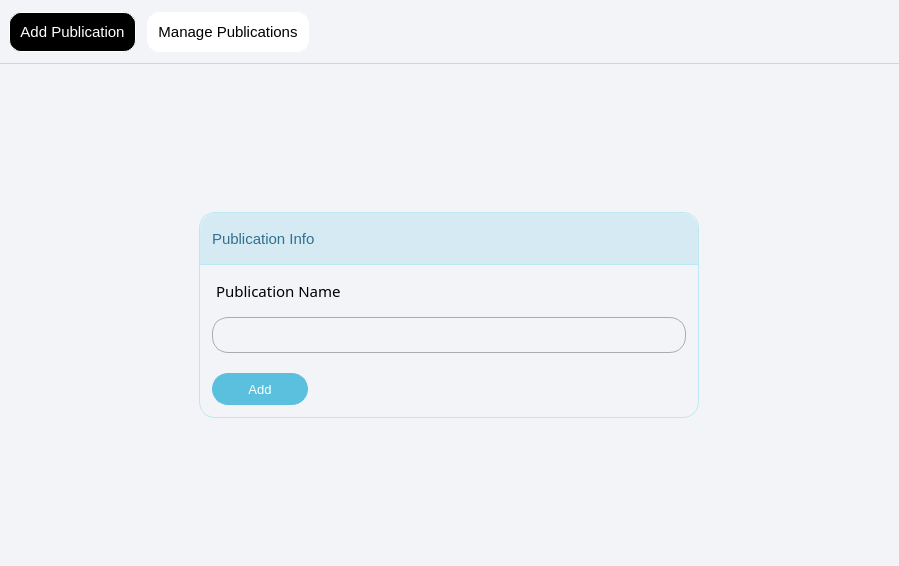
<?xml version="1.0" encoding="UTF-8"?>
<ui version="4.0">
 <class>PublicationFragment</class>
 <widget class="QWidget" name="PublicationFragment">
  <property name="geometry">
   <rect>
    <x>0</x>
    <y>0</y>
    <width>899</width>
    <height>566</height>
   </rect>
  </property>
  <property name="windowTitle">
   <string>Form</string>
  </property>
  <property name="styleSheet">
   <string notr="true">background-color: rgb(243, 244, 248);</string>
  </property>
  <layout class="QVBoxLayout" name="verticalLayout">
   <property name="spacing">
    <number>0</number>
   </property>
   <property name="leftMargin">
    <number>0</number>
   </property>
   <property name="topMargin">
    <number>0</number>
   </property>
   <property name="rightMargin">
    <number>0</number>
   </property>
   <property name="bottomMargin">
    <number>0</number>
   </property>
   <item>
    <widget class="QWidget" name="pubHeader" native="true">
     <property name="sizePolicy">
      <sizepolicy hsizetype="Preferred" vsizetype="Fixed">
       <horstretch>0</horstretch>
       <verstretch>0</verstretch>
      </sizepolicy>
     </property>
     <property name="minimumSize">
      <size>
       <width>0</width>
       <height>64</height>
      </size>
     </property>
     <property name="maximumSize">
      <size>
       <width>16777215</width>
       <height>64</height>
      </size>
     </property>
     <property name="styleSheet">
      <string notr="true">QWidget{
border-bottom: 1px solid lightgray;
}

QPushButton{
color: black;
background-color: rgb(255, 255, 255);
border: 1px solid white;
padding: 10px;
border-radius: 12px;
}

QPushButton:hover{
background-color: #ebebeb;
border: 1px solid rgb(236, 236, 236);
}

QPushButton:checked{
color: white;
background-color: black;
}</string>
     </property>
     <layout class="QHBoxLayout" name="pubHeaderHL">
      <property name="spacing">
       <number>11</number>
      </property>
      <item>
       <widget class="QPushButton" name="addPubBtn">
        <property name="sizePolicy">
         <sizepolicy hsizetype="Fixed" vsizetype="Fixed">
          <horstretch>0</horstretch>
          <verstretch>0</verstretch>
         </sizepolicy>
        </property>
        <property name="font">
         <font>
          <pointsize>11</pointsize>
          <fontweight>DemiBold</fontweight>
         </font>
        </property>
        <property name="text">
         <string>Add Publication</string>
        </property>
        <property name="checkable">
         <bool>true</bool>
        </property>
        <property name="checked">
         <bool>true</bool>
        </property>
        <property name="autoExclusive">
         <bool>true</bool>
        </property>
       </widget>
      </item>
      <item>
       <widget class="QPushButton" name="managePubBtn">
        <property name="sizePolicy">
         <sizepolicy hsizetype="Fixed" vsizetype="Fixed">
          <horstretch>0</horstretch>
          <verstretch>0</verstretch>
         </sizepolicy>
        </property>
        <property name="font">
         <font>
          <pointsize>11</pointsize>
          <fontweight>DemiBold</fontweight>
         </font>
        </property>
        <property name="text">
         <string>Manage Publications</string>
        </property>
        <property name="checkable">
         <bool>true</bool>
        </property>
        <property name="checked">
         <bool>false</bool>
        </property>
        <property name="autoExclusive">
         <bool>true</bool>
        </property>
       </widget>
      </item>
      <item>
       <spacer name="pubSpacer">
        <property name="orientation">
         <enum>Qt::Orientation::Horizontal</enum>
        </property>
        <property name="sizeHint" stdset="0">
         <size>
          <width>40</width>
          <height>20</height>
         </size>
        </property>
       </spacer>
      </item>
     </layout>
    </widget>
   </item>
   <item>
    <widget class="QStackedWidget" name="pubStackedWidget">
     <widget class="QWidget" name="addPubWidget">
      <layout class="QGridLayout" name="pubAddGL">
       <property name="leftMargin">
        <number>0</number>
       </property>
       <property name="topMargin">
        <number>0</number>
       </property>
       <property name="rightMargin">
        <number>0</number>
       </property>
       <property name="bottomMargin">
        <number>0</number>
       </property>
       <property name="spacing">
        <number>0</number>
       </property>
       <item row="0" column="0">
        <widget class="QFrame" name="pubFrame">
         <property name="sizePolicy">
          <sizepolicy hsizetype="Fixed" vsizetype="Maximum">
           <horstretch>0</horstretch>
           <verstretch>0</verstretch>
          </sizepolicy>
         </property>
         <property name="minimumSize">
          <size>
           <width>500</width>
           <height>0</height>
          </size>
         </property>
         <property name="maximumSize">
          <size>
           <width>500</width>
           <height>16777215</height>
          </size>
         </property>
         <property name="styleSheet">
          <string notr="true">

QFrame{
border: 1px solid rgb(188, 232, 241);
border-radius: 16px;
}

QLabel{
border: none;
border-bottom-left-radius: 0px;
border-bottom-right-radius: 0px;
padding-left: 12px;
}

QLineEdit{
color: black;
border: 1px solid rgb(172, 172, 172);
border-radius: 16px;
margin-left: 12px;
margin-right: 12px;
padding-left: 12px;
}

QRadioButton{
color: black;
margin-left: 12px;
}


</string>
         </property>
         <layout class="QVBoxLayout" name="verticalLayout_4">
          <property name="spacing">
           <number>8</number>
          </property>
          <property name="leftMargin">
           <number>0</number>
          </property>
          <property name="topMargin">
           <number>0</number>
          </property>
          <property name="rightMargin">
           <number>0</number>
          </property>
          <property name="bottomMargin">
           <number>0</number>
          </property>
          <item>
           <widget class="QLabel" name="pubInfoQL">
            <property name="sizePolicy">
             <sizepolicy hsizetype="Preferred" vsizetype="Fixed">
              <horstretch>0</horstretch>
              <verstretch>0</verstretch>
             </sizepolicy>
            </property>
            <property name="minimumSize">
             <size>
              <width>0</width>
              <height>52</height>
             </size>
            </property>
            <property name="maximumSize">
             <size>
              <width>16777215</width>
              <height>52</height>
             </size>
            </property>
            <property name="font">
             <font>
              <family>Segoe UI</family>
              <pointsize>11</pointsize>
              <fontweight>DemiBold</fontweight>
             </font>
            </property>
            <property name="styleSheet">
             <string notr="true">QLabel{
color: rgb(49, 112, 143);
background-color: rgb(214, 234, 244);
border-bottom: 1px solid  rgb(188, 232, 241);

}</string>
            </property>
            <property name="text">
             <string>Publication Info</string>
            </property>
            <property name="margin">
             <number>3</number>
            </property>
            <property name="indent">
             <number>0</number>
            </property>
           </widget>
          </item>
          <item>
           <widget class="QLabel" name="pubNameQL">
            <property name="sizePolicy">
             <sizepolicy hsizetype="Preferred" vsizetype="Fixed">
              <horstretch>0</horstretch>
              <verstretch>0</verstretch>
             </sizepolicy>
            </property>
            <property name="minimumSize">
             <size>
              <width>0</width>
              <height>36</height>
             </size>
            </property>
            <property name="maximumSize">
             <size>
              <width>16777215</width>
              <height>36</height>
             </size>
            </property>
            <property name="font">
             <font>
              <family>Segoe UI Semibold</family>
              <pointsize>11</pointsize>
              <bold>false</bold>
             </font>
            </property>
            <property name="styleSheet">
             <string notr="true">color: rgb(0, 0, 0);</string>
            </property>
            <property name="text">
             <string>Publication Name</string>
            </property>
           </widget>
          </item>
          <item>
           <widget class="QLineEdit" name="pubLE">
            <property name="minimumSize">
             <size>
              <width>0</width>
              <height>36</height>
             </size>
            </property>
            <property name="maximumSize">
             <size>
              <width>16777215</width>
              <height>36</height>
             </size>
            </property>
            <property name="font">
             <font>
              <pointsize>10</pointsize>
             </font>
            </property>
           </widget>
          </item>
          <item>
           <widget class="QPushButton" name="pubAddBtn">
            <property name="sizePolicy">
             <sizepolicy hsizetype="Fixed" vsizetype="Fixed">
              <horstretch>0</horstretch>
              <verstretch>0</verstretch>
             </sizepolicy>
            </property>
            <property name="minimumSize">
             <size>
              <width>120</width>
              <height>56</height>
             </size>
            </property>
            <property name="maximumSize">
             <size>
              <width>120</width>
              <height>56</height>
             </size>
            </property>
            <property name="font">
             <font>
              <pointsize>10</pointsize>
              <fontweight>DemiBold</fontweight>
             </font>
            </property>
            <property name="styleSheet">
             <string notr="true">QPushButton{
color: rgb(255, 255, 255);
background-color: rgb(91, 192, 222);
border: 1px solid rgb(91, 192, 222);
border-radius: 16px;
margin: 12px
}

QPushButton:hover{
color: rgb(255, 255, 255);
background-color: rgb(0, 0, 0);
border: 1px solid black;
border-radius: 16px;
}</string>
            </property>
            <property name="text">
             <string>Add</string>
            </property>
           </widget>
          </item>
         </layout>
        </widget>
       </item>
      </layout>
     </widget>
     <widget class="QWidget" name="managePubWidget">
      <layout class="QGridLayout" name="pubManageGL">
       <property name="leftMargin">
        <number>0</number>
       </property>
       <property name="topMargin">
        <number>0</number>
       </property>
       <property name="rightMargin">
        <number>0</number>
       </property>
       <property name="bottomMargin">
        <number>0</number>
       </property>
       <property name="spacing">
        <number>0</number>
       </property>
       <item row="0" column="0">
        <widget class="QScrollArea" name="pubScrollArea">
         <property name="styleSheet">
          <string notr="true"/>
         </property>
         <property name="widgetResizable">
          <bool>true</bool>
         </property>
         <widget class="QWidget" name="pubContents">
          <property name="geometry">
           <rect>
            <x>0</x>
            <y>0</y>
            <width>897</width>
            <height>500</height>
           </rect>
          </property>
          <property name="styleSheet">
           <string notr="true"/>
          </property>
          <layout class="QGridLayout" name="pubContentsGL">
           <property name="leftMargin">
            <number>48</number>
           </property>
           <property name="topMargin">
            <number>48</number>
           </property>
           <property name="rightMargin">
            <number>48</number>
           </property>
           <property name="bottomMargin">
            <number>48</number>
           </property>
           <item row="0" column="0">
            <widget class="QWidget" name="pubWidget" native="true">
             <property name="styleSheet">
              <string notr="true">QWidget{
color: rgb(0, 0, 0);
border: 1px solid lightgray;
border-radius: 12px;
}

</string>
             </property>
             <layout class="QVBoxLayout" name="verticalLayout_7">
              <property name="spacing">
               <number>0</number>
              </property>
              <property name="leftMargin">
               <number>0</number>
              </property>
              <property name="topMargin">
               <number>0</number>
              </property>
              <property name="rightMargin">
               <number>0</number>
              </property>
              <property name="bottomMargin">
               <number>0</number>
              </property>
              <item>
               <widget class="QLabel" name="label_11">
                <property name="sizePolicy">
                 <sizepolicy hsizetype="Preferred" vsizetype="Fixed">
                  <horstretch>0</horstretch>
                  <verstretch>0</verstretch>
                 </sizepolicy>
                </property>
                <property name="minimumSize">
                 <size>
                  <width>0</width>
                  <height>48</height>
                 </size>
                </property>
                <property name="maximumSize">
                 <size>
                  <width>16777215</width>
                  <height>48</height>
                 </size>
                </property>
                <property name="font">
                 <font>
                  <pointsize>11</pointsize>
                  <fontweight>DemiBold</fontweight>
                 </font>
                </property>
                <property name="styleSheet">
                 <string notr="true">QLabel{
color: black;
background-color: rgb(230, 230, 230);
border: 1px solid lightgray;
padding-left: 12px;
border-bottom-left-radius: 0px;
border-bottom-right-radius: 0px;
}</string>
                </property>
                <property name="text">
                 <string>Publications Listing</string>
                </property>
               </widget>
              </item>
              <item>
               <layout class="QHBoxLayout" name="horizontalLayout_11">
                <property name="spacing">
                 <number>8</number>
                </property>
                <property name="leftMargin">
                 <number>8</number>
                </property>
                <property name="topMargin">
                 <number>8</number>
                </property>
                <property name="rightMargin">
                 <number>8</number>
                </property>
                <property name="bottomMargin">
                 <number>8</number>
                </property>
                <item>
                 <widget class="QSpinBox" name="spinBox_3">
                  <property name="sizePolicy">
                   <sizepolicy hsizetype="Fixed" vsizetype="Fixed">
                    <horstretch>0</horstretch>
                    <verstretch>0</verstretch>
                   </sizepolicy>
                  </property>
                  <property name="minimumSize">
                   <size>
                    <width>72</width>
                    <height>36</height>
                   </size>
                  </property>
                  <property name="maximumSize">
                   <size>
                    <width>72</width>
                    <height>36</height>
                   </size>
                  </property>
                  <property name="font">
                   <font>
                    <pointsize>11</pointsize>
                   </font>
                  </property>
                  <property name="styleSheet">
                   <string notr="true">
border: 1px solid lightgray;
border-radius: 8px;
</string>
                  </property>
                  <property name="alignment">
                   <set>Qt::AlignmentFlag::AlignCenter</set>
                  </property>
                  <property name="minimum">
                   <number>25</number>
                  </property>
                  <property name="maximum">
                   <number>100</number>
                  </property>
                  <property name="singleStep">
                   <number>25</number>
                  </property>
                 </widget>
                </item>
                <item>
                 <widget class="QLabel" name="label_12">
                  <property name="font">
                   <font>
                    <pointsize>11</pointsize>
                   </font>
                  </property>
                  <property name="styleSheet">
                   <string notr="true">border:none;</string>
                  </property>
                  <property name="text">
                   <string>records per page</string>
                  </property>
                 </widget>
                </item>
                <item>
                 <spacer name="horizontalSpacer_9">
                  <property name="orientation">
                   <enum>Qt::Orientation::Horizontal</enum>
                  </property>
                  <property name="sizeHint" stdset="0">
                   <size>
                    <width>40</width>
                    <height>20</height>
                   </size>
                  </property>
                 </spacer>
                </item>
                <item>
                 <widget class="QLabel" name="label_13">
                  <property name="font">
                   <font>
                    <pointsize>11</pointsize>
                   </font>
                  </property>
                  <property name="styleSheet">
                   <string notr="true">border:none;</string>
                  </property>
                  <property name="text">
                   <string>Search :</string>
                  </property>
                 </widget>
                </item>
                <item>
                 <widget class="QLineEdit" name="lineEdit_3">
                  <property name="sizePolicy">
                   <sizepolicy hsizetype="Fixed" vsizetype="Fixed">
                    <horstretch>0</horstretch>
                    <verstretch>0</verstretch>
                   </sizepolicy>
                  </property>
                  <property name="minimumSize">
                   <size>
                    <width>200</width>
                    <height>36</height>
                   </size>
                  </property>
                  <property name="maximumSize">
                   <size>
                    <width>200</width>
                    <height>36</height>
                   </size>
                  </property>
                  <property name="styleSheet">
                   <string notr="true">QLineEdit{
border: 1px solid lightgray;
border-radius: 8px;
padding-left: 12px;
color: rgb(79, 79, 79);
}</string>
                  </property>
                 </widget>
                </item>
               </layout>
              </item>
              <item>
               <widget class="QTableWidget" name="tableWidget_3">
                <property name="sizePolicy">
                 <sizepolicy hsizetype="Expanding" vsizetype="Expanding">
                  <horstretch>0</horstretch>
                  <verstretch>0</verstretch>
                 </sizepolicy>
                </property>
                <property name="font">
                 <font>
                  <pointsize>11</pointsize>
                 </font>
                </property>
                <property name="styleSheet">
                 <string notr="true">QHeaderView{
border: none;
border-radius:0px;
border-bottom: 1px solid lightgray;
min-height: 36px;
}

QHeaderView::section{

	background-color: rgb(243, 244, 248);
border:none;
border-right: 1px solid lightgray;
}

QTableWidget{
border-radius: 0px;
}</string>
                </property>
                <property name="lineWidth">
                 <number>1</number>
                </property>
                <property name="midLineWidth">
                 <number>0</number>
                </property>
                <property name="horizontalScrollBarPolicy">
                 <enum>Qt::ScrollBarPolicy::ScrollBarAsNeeded</enum>
                </property>
                <property name="editTriggers">
                 <set>QAbstractItemView::EditTrigger::NoEditTriggers</set>
                </property>
                <property name="textElideMode">
                 <enum>Qt::TextElideMode::ElideRight</enum>
                </property>
                <property name="showGrid">
                 <bool>true</bool>
                </property>
                <property name="gridStyle">
                 <enum>Qt::PenStyle::SolidLine</enum>
                </property>
                <property name="wordWrap">
                 <bool>true</bool>
                </property>
                <property name="cornerButtonEnabled">
                 <bool>true</bool>
                </property>
                <attribute name="horizontalHeaderVisible">
                 <bool>true</bool>
                </attribute>
                <attribute name="horizontalHeaderCascadingSectionResizes">
                 <bool>false</bool>
                </attribute>
                <attribute name="horizontalHeaderMinimumSectionSize">
                 <number>200</number>
                </attribute>
                <attribute name="horizontalHeaderDefaultSectionSize">
                 <number>200</number>
                </attribute>
                <attribute name="horizontalHeaderHighlightSections">
                 <bool>false</bool>
                </attribute>
                <attribute name="horizontalHeaderShowSortIndicator" stdset="0">
                 <bool>false</bool>
                </attribute>
                <attribute name="horizontalHeaderStretchLastSection">
                 <bool>true</bool>
                </attribute>
                <attribute name="verticalHeaderVisible">
                 <bool>false</bool>
                </attribute>
                <attribute name="verticalHeaderMinimumSectionSize">
                 <number>36</number>
                </attribute>
                <attribute name="verticalHeaderDefaultSectionSize">
                 <number>36</number>
                </attribute>
                <attribute name="verticalHeaderStretchLastSection">
                 <bool>false</bool>
                </attribute>
                <column>
                 <property name="text">
                  <string>S.No.</string>
                 </property>
                 <property name="font">
                  <font>
                   <pointsize>11</pointsize>
                   <fontweight>DemiBold</fontweight>
                  </font>
                 </property>
                </column>
                <column>
                 <property name="text">
                  <string>Publication</string>
                 </property>
                 <property name="font">
                  <font>
                   <pointsize>11</pointsize>
                   <fontweight>DemiBold</fontweight>
                  </font>
                 </property>
                </column>
                <column>
                 <property name="text">
                  <string>Creation Date</string>
                 </property>
                 <property name="font">
                  <font>
                   <pointsize>11</pointsize>
                   <fontweight>DemiBold</fontweight>
                  </font>
                 </property>
                </column>
                <column>
                 <property name="text">
                  <string>Updation Date</string>
                 </property>
                 <property name="font">
                  <font>
                   <pointsize>11</pointsize>
                   <fontweight>DemiBold</fontweight>
                  </font>
                 </property>
                </column>
                <column>
                 <property name="text">
                  <string>Action</string>
                 </property>
                 <property name="font">
                  <font>
                   <pointsize>11</pointsize>
                   <fontweight>DemiBold</fontweight>
                  </font>
                 </property>
                </column>
               </widget>
              </item>
              <item>
               <layout class="QHBoxLayout" name="horizontalLayout_12">
                <property name="spacing">
                 <number>0</number>
                </property>
                <property name="leftMargin">
                 <number>8</number>
                </property>
                <property name="topMargin">
                 <number>8</number>
                </property>
                <property name="rightMargin">
                 <number>8</number>
                </property>
                <property name="bottomMargin">
                 <number>8</number>
                </property>
                <item>
                 <widget class="QLabel" name="label_14">
                  <property name="sizePolicy">
                   <sizepolicy hsizetype="Preferred" vsizetype="Fixed">
                    <horstretch>0</horstretch>
                    <verstretch>0</verstretch>
                   </sizepolicy>
                  </property>
                  <property name="minimumSize">
                   <size>
                    <width>0</width>
                    <height>36</height>
                   </size>
                  </property>
                  <property name="maximumSize">
                   <size>
                    <width>16777215</width>
                    <height>36</height>
                   </size>
                  </property>
                  <property name="font">
                   <font>
                    <pointsize>11</pointsize>
                   </font>
                  </property>
                  <property name="styleSheet">
                   <string notr="true">border:none;</string>
                  </property>
                  <property name="text">
                   <string>Showing</string>
                  </property>
                 </widget>
                </item>
                <item>
                 <spacer name="horizontalSpacer_10">
                  <property name="orientation">
                   <enum>Qt::Orientation::Horizontal</enum>
                  </property>
                  <property name="sizeHint" stdset="0">
                   <size>
                    <width>40</width>
                    <height>20</height>
                   </size>
                  </property>
                 </spacer>
                </item>
                <item>
                 <widget class="QPushButton" name="pushButton_5">
                  <property name="minimumSize">
                   <size>
                    <width>0</width>
                    <height>36</height>
                   </size>
                  </property>
                  <property name="maximumSize">
                   <size>
                    <width>16777215</width>
                    <height>36</height>
                   </size>
                  </property>
                  <property name="font">
                   <font>
                    <pointsize>11</pointsize>
                   </font>
                  </property>
                  <property name="styleSheet">
                   <string notr="true">QPushButton{
color: black;
border: 1px solid lightgray;
border-top-right-radius: 0px;
border-bottom-right-radius:0px;
padding-left: 8px;
padding-right: 8px;
}

QPushButton:hover{
color: rgb(255, 255, 255);
background-color: rgb(0, 0, 0);
border: 1px solid black;
}</string>
                  </property>
                  <property name="text">
                   <string>Previous</string>
                  </property>
                 </widget>
                </item>
                <item>
                 <widget class="QLabel" name="label_15">
                  <property name="sizePolicy">
                   <sizepolicy hsizetype="Fixed" vsizetype="Fixed">
                    <horstretch>0</horstretch>
                    <verstretch>0</verstretch>
                   </sizepolicy>
                  </property>
                  <property name="minimumSize">
                   <size>
                    <width>32</width>
                    <height>36</height>
                   </size>
                  </property>
                  <property name="maximumSize">
                   <size>
                    <width>32</width>
                    <height>36</height>
                   </size>
                  </property>
                  <property name="font">
                   <font>
                    <pointsize>11</pointsize>
                   </font>
                  </property>
                  <property name="styleSheet">
                   <string notr="true">QLabel{
color: rgb(255, 255, 255);
background-color: rgb(0, 0, 0);
border: 1px solid black;
border-radius: 0px;
}</string>
                  </property>
                  <property name="text">
                   <string>1</string>
                  </property>
                  <property name="alignment">
                   <set>Qt::AlignmentFlag::AlignCenter</set>
                  </property>
                 </widget>
                </item>
                <item>
                 <widget class="QPushButton" name="pushButton_6">
                  <property name="minimumSize">
                   <size>
                    <width>0</width>
                    <height>36</height>
                   </size>
                  </property>
                  <property name="maximumSize">
                   <size>
                    <width>16777215</width>
                    <height>36</height>
                   </size>
                  </property>
                  <property name="font">
                   <font>
                    <pointsize>11</pointsize>
                   </font>
                  </property>
                  <property name="styleSheet">
                   <string notr="true">QPushButton{
color: black;
border: 1px solid lightgray;
border-top-left-radius: 0px;
border-bottom-left-radius:0px;
padding-left: 8px;
padding-right: 8px;
}

QPushButton:hover{
color: rgb(255, 255, 255);
background-color: rgb(0, 0, 0);
border: 1px solid black;
}</string>
                  </property>
                  <property name="text">
                   <string>Next</string>
                  </property>
                 </widget>
                </item>
               </layout>
              </item>
             </layout>
            </widget>
           </item>
          </layout>
         </widget>
        </widget>
       </item>
      </layout>
     </widget>
    </widget>
   </item>
  </layout>
 </widget>
 <resources/>
 <connections/>
</ui>
